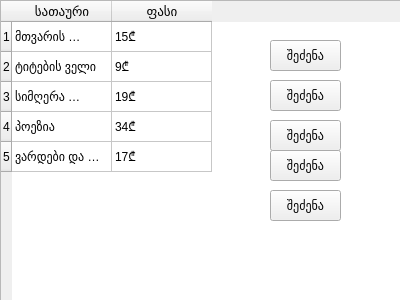
<?xml version="1.0" encoding="UTF-8"?>
<ui version="4.0">
 <class>Form</class>
 <widget class="QWidget" name="Form">
  <property name="geometry">
   <rect>
    <x>0</x>
    <y>0</y>
    <width>400</width>
    <height>300</height>
   </rect>
  </property>
  <property name="windowTitle">
   <string>Form</string>
  </property>
  <widget class="QTableWidget" name="tableWidget">
   <property name="geometry">
    <rect>
     <x>0</x>
     <y>0</y>
     <width>401</width>
     <height>301</height>
    </rect>
   </property>
   <row>
    <property name="text">
     <string>1</string>
    </property>
   </row>
   <row>
    <property name="text">
     <string>2</string>
    </property>
   </row>
   <row>
    <property name="text">
     <string>3</string>
    </property>
   </row>
   <row>
    <property name="text">
     <string>4</string>
    </property>
   </row>
   <row>
    <property name="text">
     <string>5</string>
    </property>
   </row>
   <column>
    <property name="text">
     <string>სათაური</string>
    </property>
    <property name="font">
     <font>
      <pointsize>10</pointsize>
     </font>
    </property>
   </column>
   <column>
    <property name="text">
     <string>ფასი</string>
    </property>
    <property name="font">
     <font>
      <pointsize>10</pointsize>
     </font>
    </property>
   </column>
   <item row="0" column="0">
    <property name="text">
     <string>მთვარის მოტაცება</string>
    </property>
   </item>
   <item row="0" column="1">
    <property name="text">
     <string>15₾</string>
    </property>
   </item>
   <item row="1" column="0">
    <property name="text">
     <string>ტიტების ველი</string>
    </property>
   </item>
   <item row="1" column="1">
    <property name="text">
     <string>9₾</string>
    </property>
   </item>
   <item row="2" column="0">
    <property name="text">
     <string>სიმღერა სიყვარულისა</string>
    </property>
   </item>
   <item row="2" column="1">
    <property name="text">
     <string>19₾</string>
    </property>
   </item>
   <item row="3" column="0">
    <property name="text">
     <string>პოეზია</string>
    </property>
   </item>
   <item row="3" column="1">
    <property name="text">
     <string>34₾</string>
    </property>
   </item>
   <item row="4" column="0">
    <property name="text">
     <string>ვარდები და ბაბუაწვერები</string>
    </property>
   </item>
   <item row="4" column="1">
    <property name="text">
     <string>17₾</string>
    </property>
   </item>
  </widget>
  <widget class="QPushButton" name="pushButton_2">
   <property name="geometry">
    <rect>
     <x>270</x>
     <y>80</y>
     <width>71</width>
     <height>31</height>
    </rect>
   </property>
   <property name="text">
    <string>შეძენა</string>
   </property>
  </widget>
  <widget class="QPushButton" name="pushButton_4">
   <property name="geometry">
    <rect>
     <x>270</x>
     <y>120</y>
     <width>71</width>
     <height>31</height>
    </rect>
   </property>
   <property name="text">
    <string>შეძენა</string>
   </property>
  </widget>
  <widget class="QPushButton" name="pushButton_3">
   <property name="geometry">
    <rect>
     <x>270</x>
     <y>40</y>
     <width>71</width>
     <height>31</height>
    </rect>
   </property>
   <property name="text">
    <string>შეძენა</string>
   </property>
  </widget>
  <widget class="QPushButton" name="pushButton_5">
   <property name="geometry">
    <rect>
     <x>270</x>
     <y>150</y>
     <width>71</width>
     <height>31</height>
    </rect>
   </property>
   <property name="text">
    <string>შეძენა</string>
   </property>
  </widget>
  <widget class="QPushButton" name="pushButton_6">
   <property name="geometry">
    <rect>
     <x>270</x>
     <y>190</y>
     <width>71</width>
     <height>31</height>
    </rect>
   </property>
   <property name="text">
    <string>შეძენა</string>
   </property>
  </widget>
 </widget>
 <resources/>
 <connections/>
</ui>
